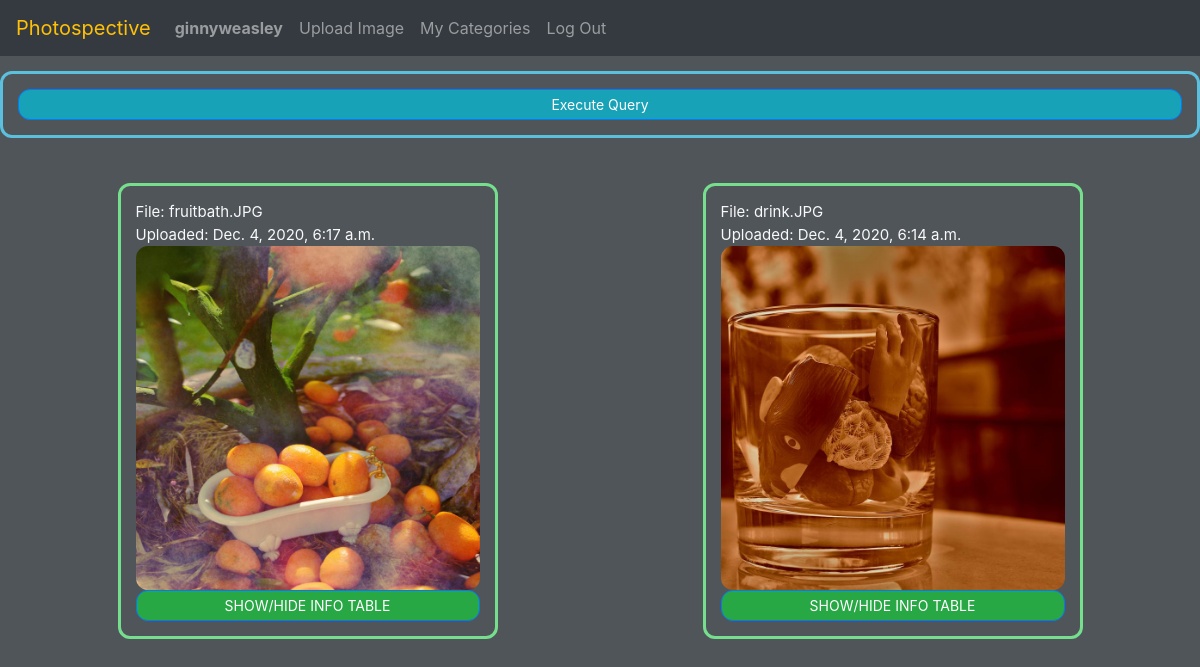
Screenshot of / (signed in) with the database file from the repository.
### surfexif/models.py (models this page shows, shortened)
class User(AbstractUser):
    pass

class Image(models.Model):
    uploader = models.ForeignKey('User',
                                 on_delete=models.CASCADE,
                                 related_name='images_uploaded')
    imagepath = models.ImageField(upload_to=user_directory_path)
    timestamp = models.DateTimeField(auto_now_add=True)
    def filename(self):
        return f'{os.path.basename(self.imagepath.name)}'

### surfexif/views.py (the view)
# urls.py: path("", views.index, name="index"),
def index(request):
    if request.user.is_authenticated:
        user_uploads = Image.objects.filter(uploader=f'{request.user.id}')
        return render_image_list(request, user_uploads)
    else:
        return HttpResponseRedirect(reverse('login'))

### surfexif/models.py (called while the page is built)
    def __str__(self):
        return f'{self.descriptor}'

### surfexif/views.py (called while the page is built)
def render_image_list(request, images):
    return render(request, 'surfexif/index.html', {
            'images': images
    })

### surfexif/templates/surfexif/index.html
{% extends "surfexif/gallery.html" %}
{% block body %}
    {% if images %}
    <div class="gallery-container">
        {% for image in images reversed %}
            {% include "surfexif/components/image_blurb.html" with image=image %}
        {% endfor %}
    </div>
    {% else %}
        <h4>No images matching query</h4>
    {% endif %}
{% endblock %}

### surfexif/templates/surfexif/components/global_navbar.html (shortened to what this page needs)
<nav class="navbar navbar-expand-lg navbar-dark bg-dark">
    <a class="navbar-brand text-warning" href="{% url 'index' %}">Photospective</a>
    <div class="collapse navbar-collapse" id="navbarSupportedContent">
        <ul class="navbar-nav mr-auto">
            {% if user.is_authenticated %}
            <li class="nav-item">
                <a class="nav-link" href="#"><strong>{{ user.username }}</strong></a>
            </li>
            <li class="nav-item">
                <a class="nav-link" href="{% url 'upload' %}">Upload Image</a>
            </li>
            <li class="nav-item">
                <a class="nav-link" href="{% url 'categories' %}">My Categories</a>
            </li>
            <li class="nav-item logout-btn">
                <a class="nav-link" href="{% url 'logout' %}">Log Out</a>
            </li>
            {% endif %}
        </ul>
        </div>
    </nav>

### surfexif/templates/surfexif/components/image_blurb.html (shortened to what this page needs)
<div class="img_blurb" id="img-blurb-{{image.id}}" data-imageid="{{image.id}}">
    <div>
        <div>File: {{ image.filename }}</div>
        <div>Uploaded: {{ image.timestamp }}</div>
        <div>
            <a href="{% url 'img_profile' image.id %}">
                <img src="{{ image.imagepath.url }}" class="img_thumbnail" data-imageid="{{image.id}}">
            </a>
        </div>
    </div>
    {% if image.tags_with_image.all %}
        <button type="button"
            class="infotable_btn btn btn-primary btn-sm btn-block bg-success"
            id="infotable-btn-{{image.id}}"
            data-imageid="{{image.id}}"
        >
            SHOW/HIDE INFO TABLE
        </button>
    {% else %}
        <div>No EXIF data</div>
    {% endif %}
</div>

### surfexif/static/surfexif/styles.css (style rules this page uses)
:root { --bgdark: #50555a; --white: #f8f9fa; --green: #28a745; --lightgreen: #76df8e; --blue: #5bc0de; --gpad: 15px; --gmarg: 15px; --roundcorner: 12px; }
body { color: var(--white); background-color: var(--bgdark); }
img, .btn, .img_blurb, .querybay-container { border-radius: var(--roundcorner); }
.img_thumbnail { max-width: 100% ; }
.querybay-container, .gallery-container, .img_blurb { padding: var(--gpad); margin: var(--gmarg) auto; }
.querybay-container, .img_blurb { border-style: solid; border-width: 3px; }
.gallery-container { display: flex; flex-wrap: wrap; font-size: 15px; max-width: 100%; }
.img_blurb { max-width: 500px; height: auto ; overflow: hidden; display: flexbox; border-color: var(--lightgreen); }
@media only screen and (min-width: 600px) { .img_blurb { max-width: 380px; } }
a, a:hover { color: var(--white) ; }

### rows the page displays
User: username "ginnyweasley"
Image: filename "fruitbath.JPG", timestamp "Dec. 4, 2020, 6:17 a.m.", imagepath (picture)
Image: filename "drink.JPG", timestamp "Dec. 4, 2020, 6:14 a.m.", imagepath (picture)
